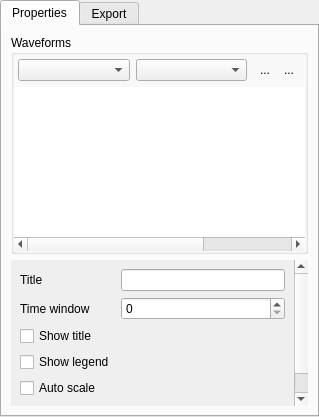
<?xml version="1.0" encoding="UTF-8"?>
<ui version="4.0">
 <class>PlotSettings</class>
 <widget class="QWidget" name="PlotSettings">
  <property name="geometry">
   <rect>
    <x>0</x>
    <y>0</y>
    <width>319</width>
    <height>417</height>
   </rect>
  </property>
  <property name="windowTitle">
   <string>Form</string>
  </property>
  <layout class="QVBoxLayout" name="verticalLayout_4">
   <property name="leftMargin">
    <number>0</number>
   </property>
   <property name="topMargin">
    <number>0</number>
   </property>
   <property name="rightMargin">
    <number>0</number>
   </property>
   <property name="bottomMargin">
    <number>0</number>
   </property>
   <item>
    <widget class="QTabWidget" name="tabWidget">
     <property name="currentIndex">
      <number>0</number>
     </property>
     <widget class="QWidget" name="tab">
      <attribute name="icon">
       <iconset resource="../resources/icons/icons.qrc">
        <normaloff>:/icons/plots_16.png</normaloff>:/icons/plots_16.png</iconset>
      </attribute>
      <attribute name="title">
       <string>Properties</string>
      </attribute>
      <layout class="QVBoxLayout" name="verticalLayout_3">
       <item>
        <widget class="QGroupBox" name="groupBox">
         <property name="title">
          <string>Waveforms</string>
         </property>
         <property name="flat">
          <bool>false</bool>
         </property>
         <property name="checkable">
          <bool>false</bool>
         </property>
         <layout class="QVBoxLayout" name="verticalLayout">
          <property name="leftMargin">
           <number>0</number>
          </property>
          <property name="topMargin">
           <number>0</number>
          </property>
          <property name="rightMargin">
           <number>0</number>
          </property>
          <property name="bottomMargin">
           <number>0</number>
          </property>
          <item>
           <layout class="QHBoxLayout" name="horizontalLayout_2">
            <property name="leftMargin">
             <number>4</number>
            </property>
            <property name="topMargin">
             <number>4</number>
            </property>
            <property name="rightMargin">
             <number>4</number>
            </property>
            <item>
             <widget class="QComboBox" name="comboNode">
              <property name="sizePolicy">
               <sizepolicy hsizetype="Expanding" vsizetype="Fixed">
                <horstretch>0</horstretch>
                <verstretch>0</verstretch>
               </sizepolicy>
              </property>
              <property name="currentText">
               <string/>
              </property>
              <property name="frame">
               <bool>true</bool>
              </property>
             </widget>
            </item>
            <item>
             <widget class="QComboBox" name="comboData">
              <property name="sizePolicy">
               <sizepolicy hsizetype="Expanding" vsizetype="Fixed">
                <horstretch>0</horstretch>
                <verstretch>0</verstretch>
               </sizepolicy>
              </property>
             </widget>
            </item>
            <item>
             <layout class="QHBoxLayout" name="horizontalLayout_3">
              <property name="spacing">
               <number>0</number>
              </property>
              <item>
               <widget class="QToolButton" name="buttonAddWaveform">
                <property name="text">
                 <string>...</string>
                </property>
                <property name="icon">
                 <iconset resource="../resources/icons/icons.qrc">
                  <normaloff>:/icons/plus_16.png</normaloff>:/icons/plus_16.png</iconset>
                </property>
                <property name="autoRaise">
                 <bool>true</bool>
                </property>
               </widget>
              </item>
              <item>
               <widget class="QToolButton" name="buttonRemoveWaveform">
                <property name="text">
                 <string>...</string>
                </property>
                <property name="icon">
                 <iconset resource="../resources/icons/icons.qrc">
                  <normaloff>:/icons/minus_16.png</normaloff>:/icons/minus_16.png</iconset>
                </property>
                <property name="autoRaise">
                 <bool>true</bool>
                </property>
               </widget>
              </item>
             </layout>
            </item>
           </layout>
          </item>
          <item>
           <widget class="pTableWidget" name="tableWaveforms">
            <property name="frameShape">
             <enum>QFrame::NoFrame</enum>
            </property>
            <property name="selectionMode">
             <enum>QAbstractItemView::NoSelection</enum>
            </property>
            <property name="selectionBehavior">
             <enum>QAbstractItemView::SelectRows</enum>
            </property>
            <property name="columnCount">
             <number>3</number>
            </property>
            <attribute name="horizontalHeaderVisible">
             <bool>false</bool>
            </attribute>
            <attribute name="horizontalHeaderStretchLastSection">
             <bool>false</bool>
            </attribute>
            <attribute name="verticalHeaderVisible">
             <bool>false</bool>
            </attribute>
            <column/>
            <column/>
            <column/>
           </widget>
          </item>
         </layout>
        </widget>
       </item>
       <item>
        <widget class="QScrollArea" name="scrollArea">
         <property name="frameShape">
          <enum>QFrame::NoFrame</enum>
         </property>
         <property name="widgetResizable">
          <bool>true</bool>
         </property>
         <widget class="QWidget" name="scrollAreaWidgetContents">
          <property name="geometry">
           <rect>
            <x>0</x>
            <y>0</y>
            <width>297</width>
            <height>235</height>
           </rect>
          </property>
          <layout class="QVBoxLayout" name="verticalLayout_5">
           <item>
            <layout class="QFormLayout" name="formLayout">
             <item row="0" column="0">
              <widget class="QLabel" name="label">
               <property name="text">
                <string>Title</string>
               </property>
              </widget>
             </item>
             <item row="0" column="1">
              <widget class="QLineEdit" name="lineTitle"/>
             </item>
             <item row="1" column="0">
              <widget class="QLabel" name="label_3">
               <property name="text">
                <string>Time window</string>
               </property>
              </widget>
             </item>
             <item row="1" column="1">
              <widget class="QSpinBox" name="spinTimeWindow"/>
             </item>
             <item row="2" column="0">
              <widget class="QCheckBox" name="checkShowTitle">
               <property name="text">
                <string>Show title</string>
               </property>
              </widget>
             </item>
             <item row="3" column="0">
              <widget class="QCheckBox" name="checkShowLegend">
               <property name="text">
                <string>Show legend</string>
               </property>
              </widget>
             </item>
             <item row="4" column="0">
              <widget class="QCheckBox" name="checkAutoscale">
               <property name="text">
                <string>Auto scale</string>
               </property>
              </widget>
             </item>
             <item row="5" column="0">
              <widget class="QCheckBox" name="checkStopAtEnd">
               <property name="text">
                <string>Stop at end</string>
               </property>
              </widget>
             </item>
            </layout>
           </item>
          </layout>
         </widget>
        </widget>
       </item>
      </layout>
     </widget>
     <widget class="QWidget" name="tab_2">
      <attribute name="icon">
       <iconset resource="../resources/icons/icons.qrc">
        <normaloff>:/icons/export_16.png</normaloff>:/icons/export_16.png</iconset>
      </attribute>
      <attribute name="title">
       <string>Export</string>
      </attribute>
     </widget>
    </widget>
   </item>
  </layout>
 </widget>
 <customwidgets>
  <customwidget>
   <class>pTableWidget</class>
   <extends>QTableWidget</extends>
   <header>ptablewidget.h</header>
   <slots>
    <slot>removeAll()</slot>
   </slots>
  </customwidget>
 </customwidgets>
 <resources>
  <include location="../resources/icons/icons.qrc"/>
 </resources>
 <connections/>
</ui>
